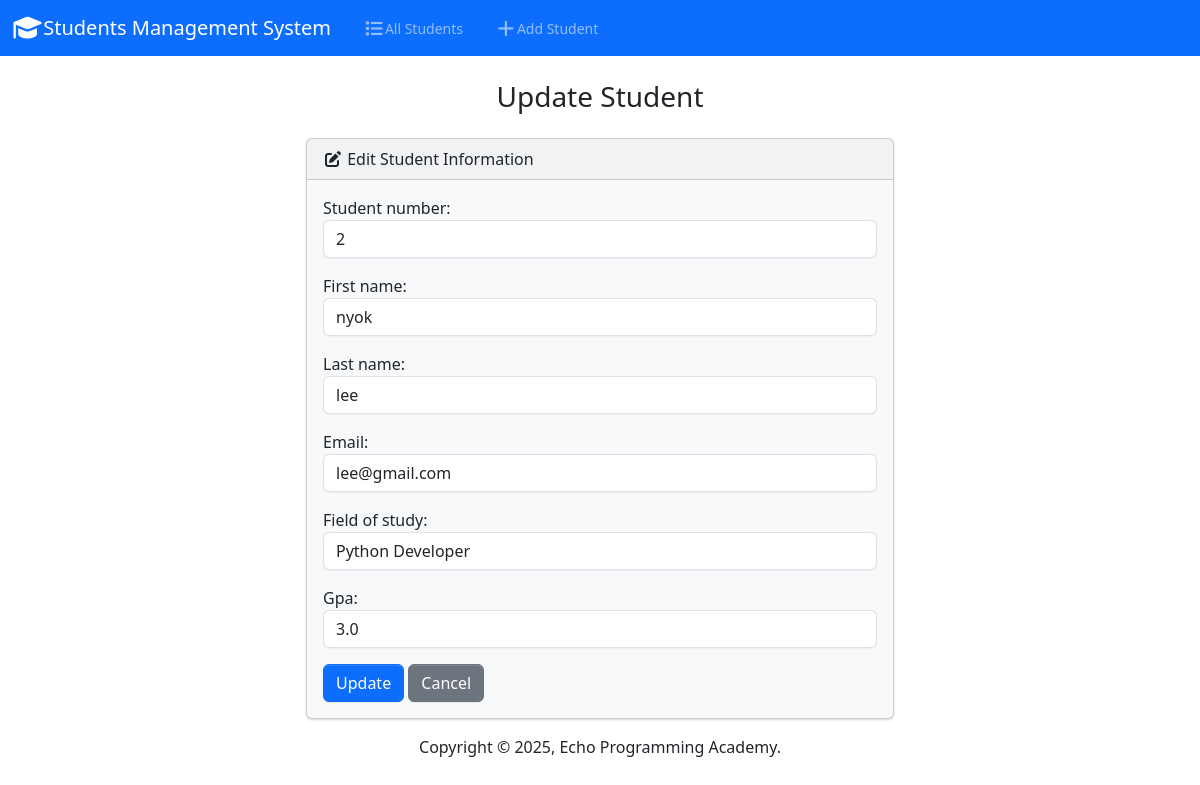
Page /edit/2 on the committed database.
### students/models.py (models this page shows, shortened)
class Student(models.Model):
    student_number= models.PositiveBigIntegerField()
    first_name = models.CharField(max_length=30)
    last_name = models.CharField(max_length=30)
    email = models.EmailField(unique=True)
    field_of_study = models.CharField(max_length=50)
    gpa=models.FloatField()

### students/views.py (the view, shortened to what this page needs)
# urls.py: path('edit/<int:id>', views.edit, name='edit'),
def edit(request, id):
    student = Student.objects.get(pk=id)
    if request.method != 'POST':
        form = StudentForm(instance=student)
        return render(request, 'students/edit.html', {'form': form, 'student': student})

### students/form.py
class StudentForm(forms.ModelForm):
    class Meta:
        model = Student
        fields = ['student_number', 'first_name', 'last_name', 'email', 'field_of_study', 'gpa']
        Labels = {
            'student_number': 'Student Number',
            'first_name': 'First Name',
            'last_name': 'Last Name',
            'email': 'Email Address',
            'field_of_study': 'Field of Study',
            'gpa': 'GPA',
        }
        widgets = {
            'student_number': forms.NumberInput(attrs={'class': 'form-control'}),
            'first_name': forms.TextInput(attrs={'class': 'form-control'}),
            'last_name': forms.TextInput(attrs={'class': 'form-control'}),
            'email': forms.EmailInput(attrs={'class': 'form-control'}),
            'field_of_study': forms.TextInput(attrs={'class': 'form-control'}),
            'gpa': forms.NumberInput(attrs={'class': 'form-control', 'step': '0.01'}),
        }

### students/templates/students/edit.html (shortened to what this page needs)
{% extends 'students/base.html' %}
{% block body %}
<h3 class="text-center m-4">Update Student</h3>
{% if success %}
<div class="alert alert-success" role="alert">
    The student updated successfully
    <a href="{% url 'index' %}" class="alert-link">Go to Home Page.</a>
</div>
{% else %}
    <div class="row justify-content-center">
        <div class="col-6">
            <div class="card bg-light mb-3">
            <div class="card-header">
                <i class="fa-solid fa-pen-to-square"></i>
                Edit Student Information
            </div>
                <div class="card-body">
                    <form action="{% url 'edit' student.id %}" method="post">
                        {{ form.as_p }}
                        <button type="submit" class="btn btn-primary">Update </button>
                        <a href="{% url 'index' %}" class="btn btn-secondary">Cancel</a>
                    </form>
         </div>
        </div>
        </div>
     </div>
    {% endif %}
    {% endblock%}

### rows in the picture
Student: student_number "2", first_name "nyok", last_name "lee", email "lee@gmail.com", field_of_study "Python Developer", gpa "3.0"
